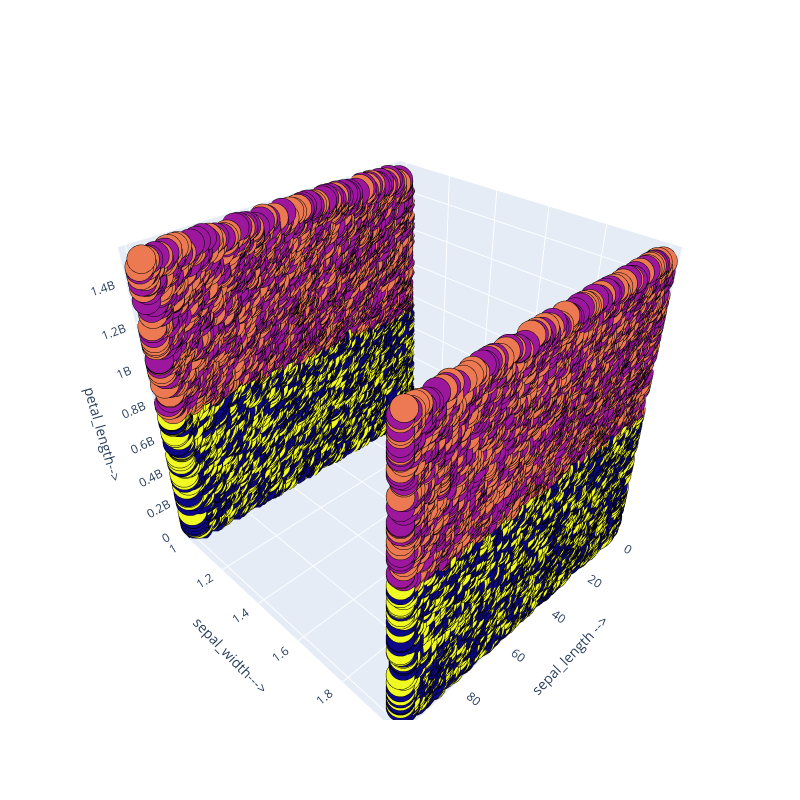

Notebook code cell kept with this figure:
### Code cell
import plotly.graph_objects as go  #for 3D plot

## K-means using k = 4
kmeans = KMeans(n_clusters=4, n_init=10, random_state=42)
kmeans.fit(X)
y_kmeans = kmeans.predict(X)

## 3D plot 
Scene = dict(xaxis = dict(title  = 'sepal_length -->'),yaxis = dict(title  = 'sepal_width--->'),zaxis = dict(title  = 'petal_length-->'))

labels = kmeans.labels_
trace = go.Scatter3d(x=X[:, 0], y=X[:, 1], z=X[:, 2], mode='markers',marker=dict(color = labels, size= 10, line=dict(color= 'black',width = 10)))
layout = go.Layout(margin=dict(l=0,r=0),scene = Scene,height = 800,width = 800)
data = [trace]
fig = go.Figure(data = data, layout = layout)
fig.show()

### Figure 1 — Plotly figure (JSON) as saved in the notebook; plotly's stock layout.template omitted (floating-point values rounded to 4 significant figures; data arrays with more than 128 entries replaced by an {"elided": "..."} marker saying what was removed)
{"data": [{"marker": {"color": {"elided": "10000 int values"}, "line": {"color": "black", "width": 10}, "size": 10}, "mode": "markers", "type": "scatter3d", "x": {"elided": "10000 int values"}, "y": {"elided": "10000 int values"}, "z": {"elided": "10000 int values"}}], "layout": {"height": 800, "margin": {"l": 0, "r": 0}, "scene": {"xaxis": {"title": {"text": "sepal_length -->"}}, "yaxis": {"title": {"text": "sepal_width--->"}}, "zaxis": {"title": {"text": "petal_length-->"}}}, "width": 800}}
